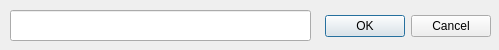
<?xml version="1.0" encoding="UTF-8"?>
<ui version="4.0">
 <class>QGMDialogEnterText</class>
 <widget class="QDialog" name="QGMDialogEnterText">
  <property name="geometry">
   <rect>
    <x>0</x>
    <y>0</y>
    <width>499</width>
    <height>50</height>
   </rect>
  </property>
  <property name="windowTitle">
   <string>Enter Text</string>
  </property>
  <widget class="QDialogButtonBox" name="buttonBox">
   <property name="geometry">
    <rect>
     <x>320</x>
     <y>10</y>
     <width>171</width>
     <height>32</height>
    </rect>
   </property>
   <property name="orientation">
    <enum>Qt::Horizontal</enum>
   </property>
   <property name="standardButtons">
    <set>QDialogButtonBox::Cancel|QDialogButtonBox::Ok</set>
   </property>
  </widget>
  <widget class="QLineEdit" name="someText">
   <property name="geometry">
    <rect>
     <x>10</x>
     <y>10</y>
     <width>301</width>
     <height>31</height>
    </rect>
   </property>
  </widget>
 </widget>
 <resources/>
 <connections>
  <connection>
   <sender>buttonBox</sender>
   <signal>accepted()</signal>
   <receiver>QGMDialogEnterText</receiver>
   <slot>accept()</slot>
   <hints>
    <hint type="sourcelabel">
     <x>248</x>
     <y>254</y>
    </hint>
    <hint type="destinationlabel">
     <x>157</x>
     <y>274</y>
    </hint>
   </hints>
  </connection>
  <connection>
   <sender>buttonBox</sender>
   <signal>rejected()</signal>
   <receiver>QGMDialogEnterText</receiver>
   <slot>reject()</slot>
   <hints>
    <hint type="sourcelabel">
     <x>316</x>
     <y>260</y>
    </hint>
    <hint type="destinationlabel">
     <x>286</x>
     <y>274</y>
    </hint>
   </hints>
  </connection>
 </connections>
</ui>
